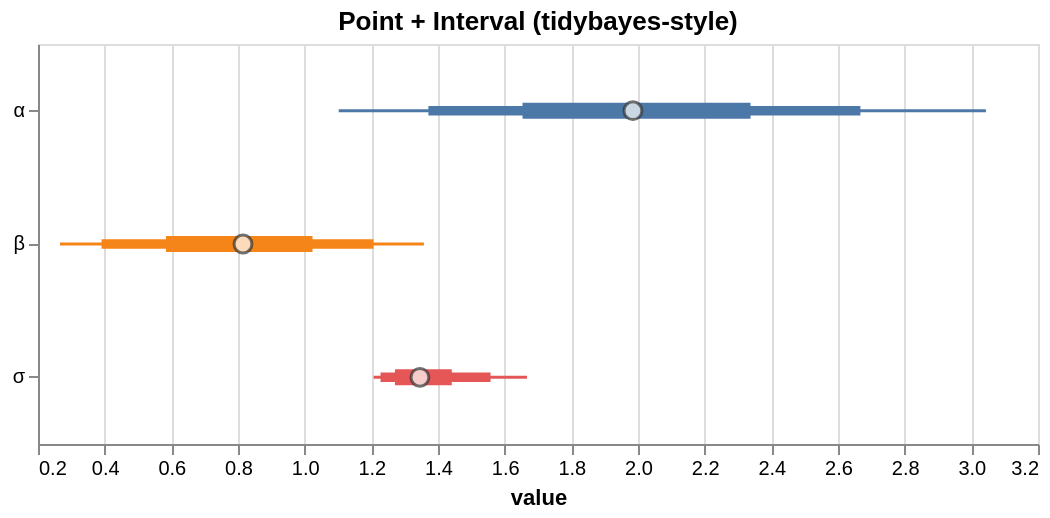

Describe this chart as a Vega-Lite specification.
### Vega-Lite specification from a JSON file in a GitHub repository (floating-point values rounded to 4 significant figures)
{"$schema": "https://vega.github.io/schema/vega-lite/v5.json", "config": {"axis": {"labelLimit": 0}, "header": {"labelLimit": 0}, "legend": {"labelLimit": 0}}, "data": {"values": [{"__point__": 1.346, "hi_0_5_": 1.441, "hi_0_8_": 1.558, "hi_0_95_": 1.667, "lo_0_5_": 1.271, "lo_0_8_": 1.228, "lo_0_95_": 1.207, "parameter": "σ"}, {"__point__": 1.985, "hi_0_5_": 2.338, "hi_0_8_": 2.667, "hi_0_95_": 3.044, "lo_0_5_": 1.654, "lo_0_8_": 1.371, "lo_0_95_": 1.102, "parameter": "α"}, {"__point__": 0.815, "hi_0_5_": 1.024, "hi_0_8_": 1.206, "hi_0_95_": 1.358, "lo_0_5_": 0.584, "lo_0_8_": 0.3907, "lo_0_95_": 0.266, "parameter": "β"}]}, "height": 200, "layer": [{"encoding": {"color": {"field": "parameter", "legend": null, "type": "nominal"}, "tooltip": [{"field": "__point__", "title": "value (estimate)", "type": "quantitative"}, {"field": "parameter", "type": "nominal"}, {"field": "lo_0_95_", "title": "95% lo", "type": "quantitative"}, {"field": "hi_0_95_", "title": "95% hi", "type": "quantitative"}], "x": {"field": "lo_0_95_", "scale": {"zero": false}, "title": "value", "type": "quantitative"}, "x2": {"field": "hi_0_95_"}, "y": {"axis": {"title": null}, "field": "parameter", "type": "nominal"}}, "mark": {"strokeWidth": 1.5, "type": "rule"}, "params": [{"bind": "scales", "name": "grid", "select": {"encodings": ["x"], "type": "interval"}}]}, {"encoding": {"color": {"field": "parameter", "legend": null, "type": "nominal"}, "tooltip": [{"field": "__point__", "title": "value (estimate)", "type": "quantitative"}, {"field": "parameter", "type": "nominal"}, {"field": "lo_0_95_", "title": "95% lo", "type": "quantitative"}, {"field": "hi_0_95_", "title": "95% hi", "type": "quantitative"}], "x": {"field": "lo_0_8_", "scale": {"zero": false}, "title": "value", "type": "quantitative"}, "x2": {"field": "hi_0_8_"}, "y": {"axis": {"title": null}, "field": "parameter", "type": "nominal"}}, "mark": {"strokeWidth": 4.75, "type": "rule"}}, {"encoding": {"color": {"field": "parameter", "legend": null, "type": "nominal"}, "tooltip": [{"field": "__point__", "title": "value (estimate)", "type": "quantitative"}, {"field": "parameter", "type": "nominal"}, {"field": "lo_0_95_", "title": "95% lo", "type": "quantitative"}, {"field": "hi_0_95_", "title": "95% hi", "type": "quantitative"}], "x": {"field": "lo_0_5_", "scale": {"zero": false}, "title": "value", "type": "quantitative"}, "x2": {"field": "hi_0_5_"}, "y": {"axis": {"title": null}, "field": "parameter", "type": "nominal"}}, "mark": {"strokeWidth": 8.0, "type": "rule"}}, {"encoding": {"tooltip": [{"field": "__point__", "title": "value (estimate)", "type": "quantitative"}, {"field": "parameter", "type": "nominal"}, {"field": "lo_0_95_", "title": "95% lo", "type": "quantitative"}, {"field": "hi_0_95_", "title": "95% hi", "type": "quantitative"}], "x": {"field": "__point__", "scale": {"zero": false}, "type": "quantitative"}, "y": {"field": "parameter", "type": "nominal"}}, "mark": {"color": "white", "filled": true, "size": 80, "stroke": "#333", "strokeWidth": 1.5, "type": "point"}}], "title": "Point + Interval (tidybayes-style)", "width": 500}
